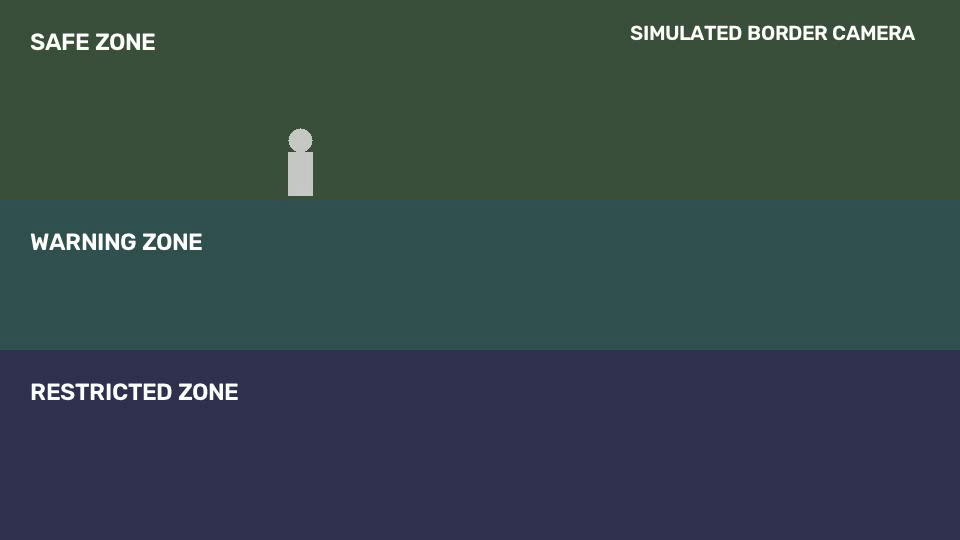
#> input picture frame 30 of data/simulation/sample.mp4, 960 x 540 px
$ python thermal_video.py
#> lines starting #> are read from the running program, lines starting #| are printed output that depends on the picture; after the words box and inside, x2 and y2 are one past the last pixel; in counts of white or black regions, pixels touching at a corner belong together
### src/fusion/thermal_simulator.py
import cv2
import numpy as np


class ThermalSimulator:
    """
    Creates a thermal-like visualization from an RGB frame.

    Important:
        This is NOT real thermal sensing.
        It is a software visualization intended for
        simulation and demonstration purposes.
    """

    def __init__(
        self,
        blur_size: int = 5,
        contrast: float = 1.5,
    ):
        """
        Initialize the thermal simulator.

        Parameters:
            blur_size:
                Size of Gaussian blur kernel.

            contrast:
                Contrast multiplier.
        """
#> in main, frame is the input picture: shape (540, 960, 3); mean B, G, R 73.5, 71, 54.2

        self.blur_size = blur_size
        self.contrast = contrast

    def generate(self, frame):
        """
        Convert an RGB/BGR frame into a thermal-like frame.

        Parameters:
            frame:
                OpenCV BGR frame.

        Returns:
            Thermal-like BGR frame.
        """

        # ----------------------------------------------------
        # Step 1: Convert BGR image to grayscale.
        # ----------------------------------------------------

        grayscale = cv2.cvtColor(
            frame,
            cv2.COLOR_BGR2GRAY,
        )
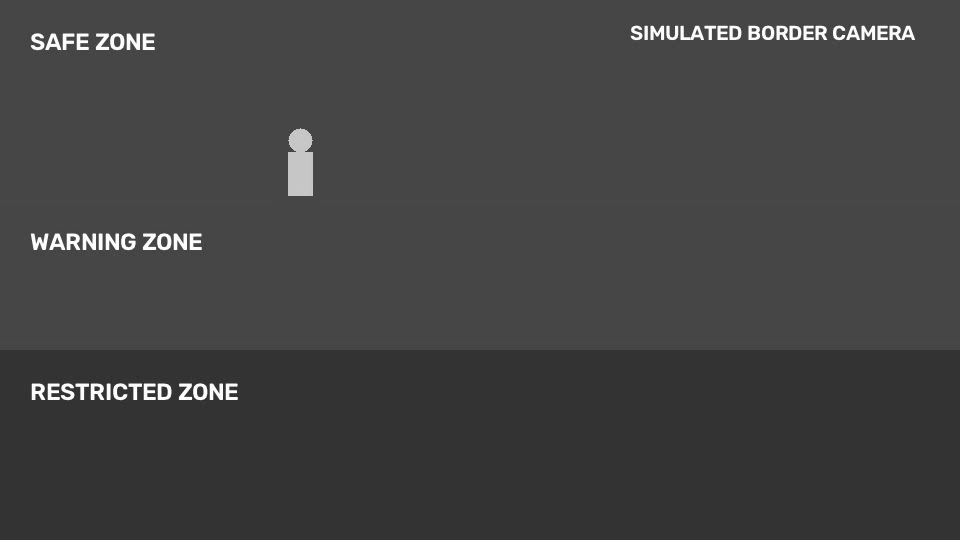
#> grayscale: shape (540, 960); min 43, max 255, mean 66

        # ----------------------------------------------------
        # Step 2: Apply slight blur.
        # ----------------------------------------------------

        if self.blur_size > 1:

            grayscale = cv2.GaussianBlur(
                grayscale,
                (
                    self.blur_size,
                    self.blur_size,
                ),
                0,
            )

        # ----------------------------------------------------
        # Step 3: Improve contrast.
        # ----------------------------------------------------

        enhanced = cv2.convertScaleAbs(
            grayscale,
            alpha=self.contrast,
            beta=0,
        )
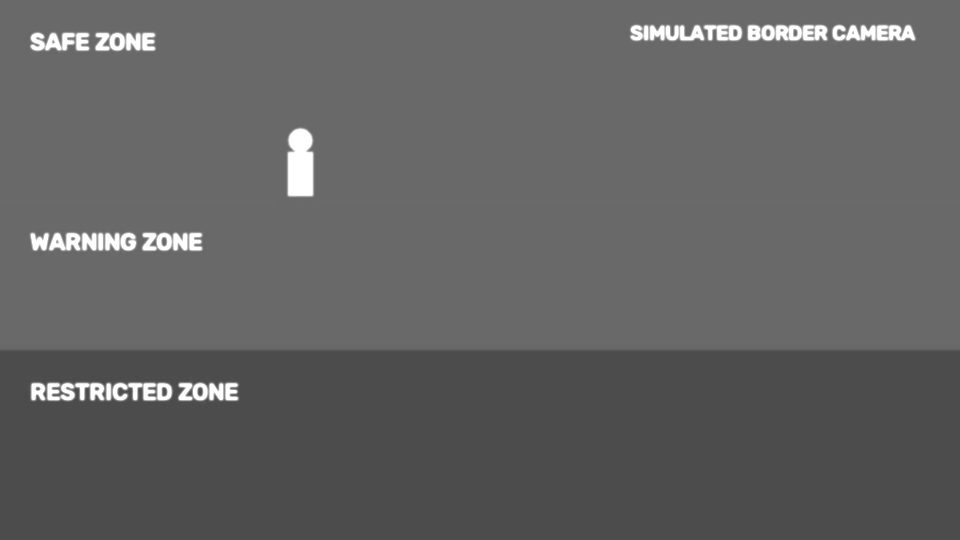
#> enhanced: shape (540, 960); min 72, max 255, mean 98.1

        # ----------------------------------------------------
        # Step 4: Normalize intensity.
        # ----------------------------------------------------

        normalized = cv2.normalize(
            enhanced,
            None,
            0,
            255,
            cv2.NORM_MINMAX,
        )
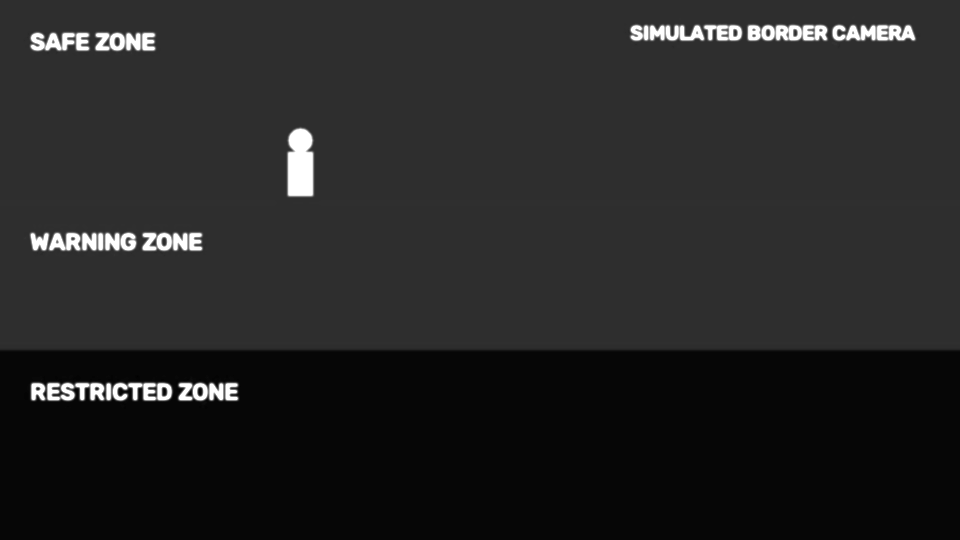
#> normalized: shape (540, 960); min 0, max 255, mean 36.5

        # ----------------------------------------------------
        # Step 5: Apply thermal-style colormap.
        # ----------------------------------------------------

        thermal = cv2.applyColorMap(
            normalized,
            cv2.COLORMAP_INFERNO,
        )
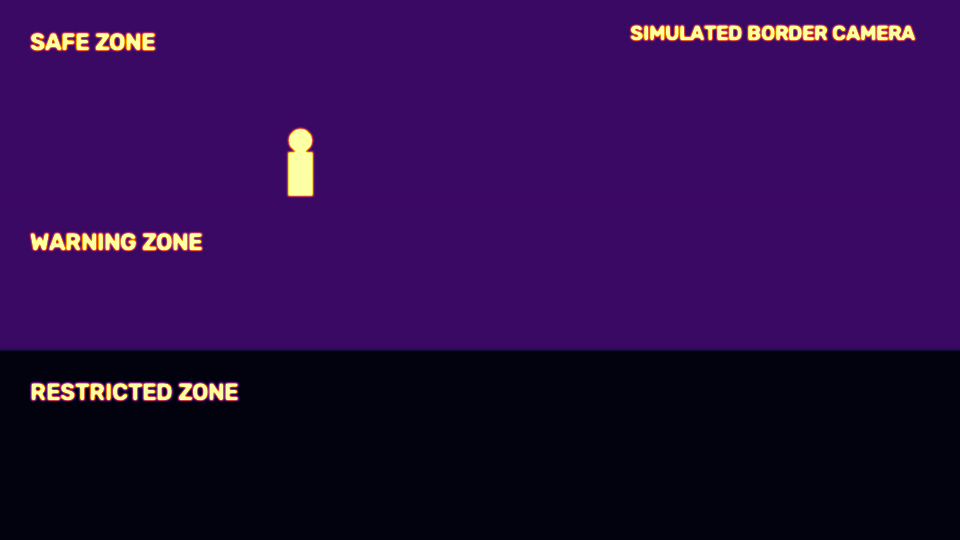
#> thermal: shape (540, 960, 3); mean B, G, R 70.3, 11.1, 42.6

        return thermal

### src/fusion/thermal_video.py
import cv2

from thermal_simulator import ThermalSimulator


VIDEO_PATH = "data/simulation/sample.mp4"


def main():

    print("=" * 60)
    print("      BORDERGUARD AI - THERMAL VIDEO SIMULATION")
    print("=" * 60)

    # --------------------------------------------------------
    # Open RGB video.
    # --------------------------------------------------------

    cap = cv2.VideoCapture(VIDEO_PATH)

    if not cap.isOpened():
        raise RuntimeError(f"Could not open video: {VIDEO_PATH}")

    # --------------------------------------------------------
    # Create thermal simulator.
    # --------------------------------------------------------

    simulator = ThermalSimulator(
        blur_size=5,
        contrast=1.5,
    )

    frame_count = 0

    while True:

        success, frame = cap.read()

        if not success:
            break

        frame_count += 1

        # ----------------------------------------------------
        # Generate thermal-like frame.
        # ----------------------------------------------------

        thermal_frame = simulator.generate(frame)

        # ----------------------------------------------------
        # Add labels.
        # ----------------------------------------------------

        cv2.putText(
            frame,
            "SIMULATED RGB FEED",
            (20, 35),
            cv2.FONT_HERSHEY_SIMPLEX,
            0.8,
            (255, 255, 255),
            2,
        )
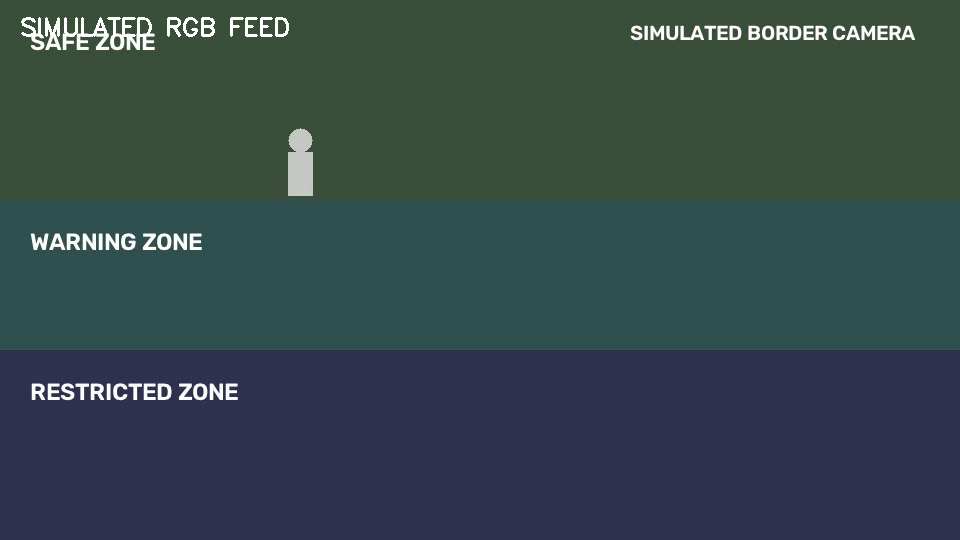
#> frame: shape (540, 960, 3); 0.4% of pixels changed, all inside (x1, y1, x2, y2) = (21, 17, 289, 37)

        cv2.putText(
            thermal_frame,
            "SIMULATED THERMAL FEED",
            (20, 35),
            cv2.FONT_HERSHEY_SIMPLEX,
            0.8,
            (255, 255, 255),
            2,
        )
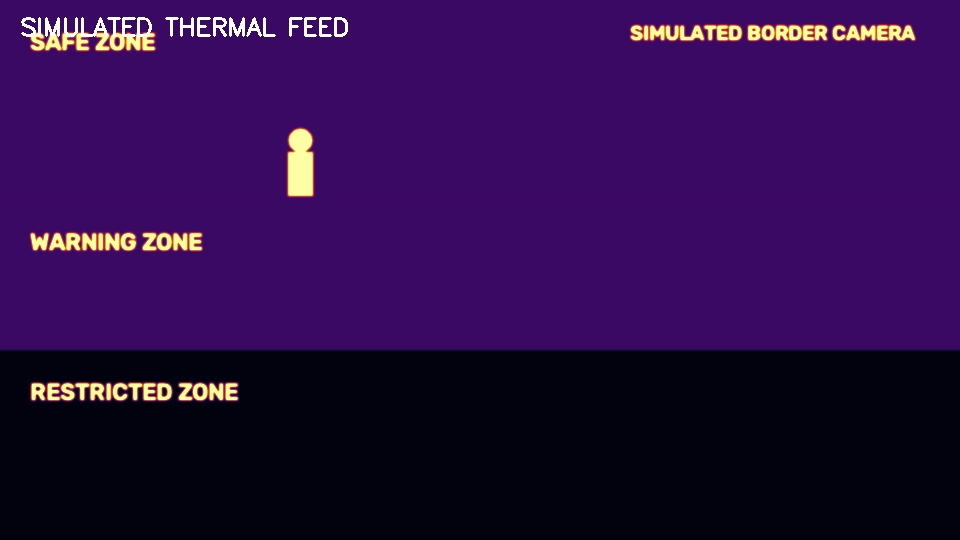
#> thermal_frame: shape (540, 960, 3); 0.49% of pixels changed, all inside (x1, y1, x2, y2) = (21, 17, 348, 37)

        # ----------------------------------------------------
        # Display.
        # ----------------------------------------------------

        cv2.imshow(
            "RGB Feed",
            frame,
        )

        cv2.imshow(
            "Thermal Feed",
            thermal_frame,
        )

        # ----------------------------------------------------
        # Press Q to exit.
        # ----------------------------------------------------

        key = cv2.waitKey(1) & 0xFF
#> (key q is pressed here)

        if key == ord("q"):
            break

    cap.release()

    cv2.destroyAllWindows()

    print("=" * 60)
    print(f"Frames processed: {frame_count}")
    print("Thermal video simulation completed.")
    print("=" * 60)


if __name__ == "__main__":
    main()

$ run again, starting later in the video
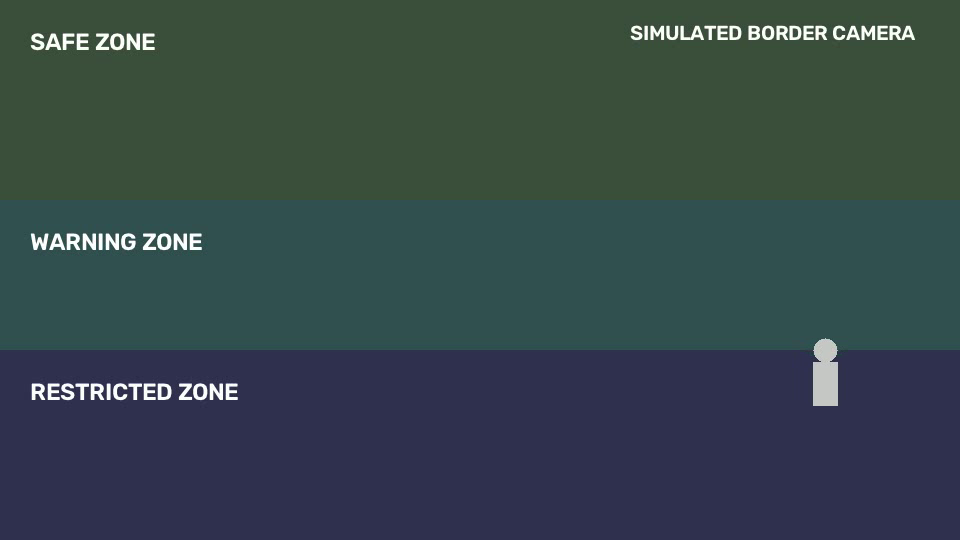
#> input picture frame 135 of data/simulation/sample.mp4, 960 x 540 px
#> in main, frame is the input picture: shape (540, 960, 3); mean B, G, R 73.4, 71, 54.2
#> in generate, `normalized = cv2.normalize( enhanced, None, 0, 255, cv2.NORM_MINMAX, )`:
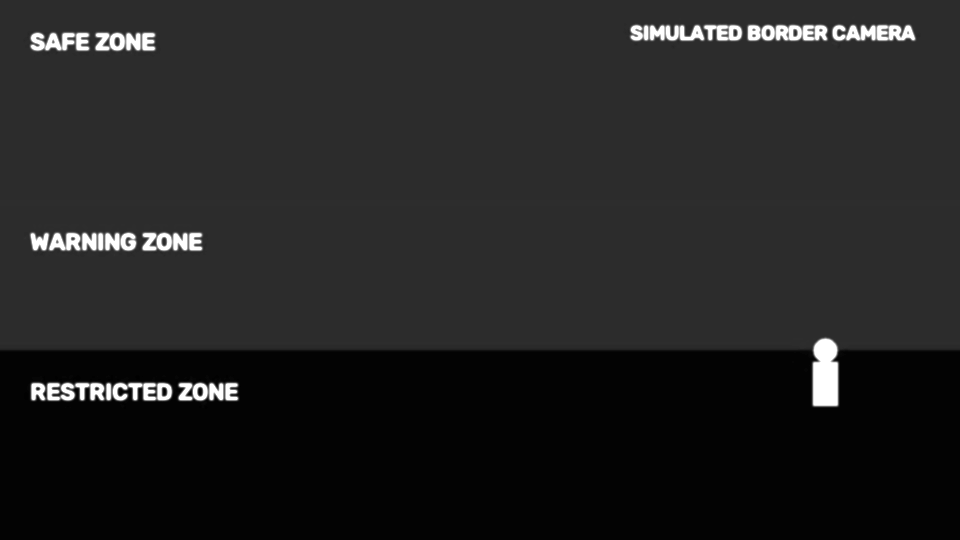
#> normalized: shape (540, 960); min 0, max 255, mean 34.3
#> frame: shape (540, 960, 3); 0.4% of pixels changed, all inside (x1, y1, x2, y2) = (21, 17, 289, 37)
#> in main, `cv2.putText( thermal_frame, "SIMULATED THERMAL FEED", (20, 35), cv2.FO..`:
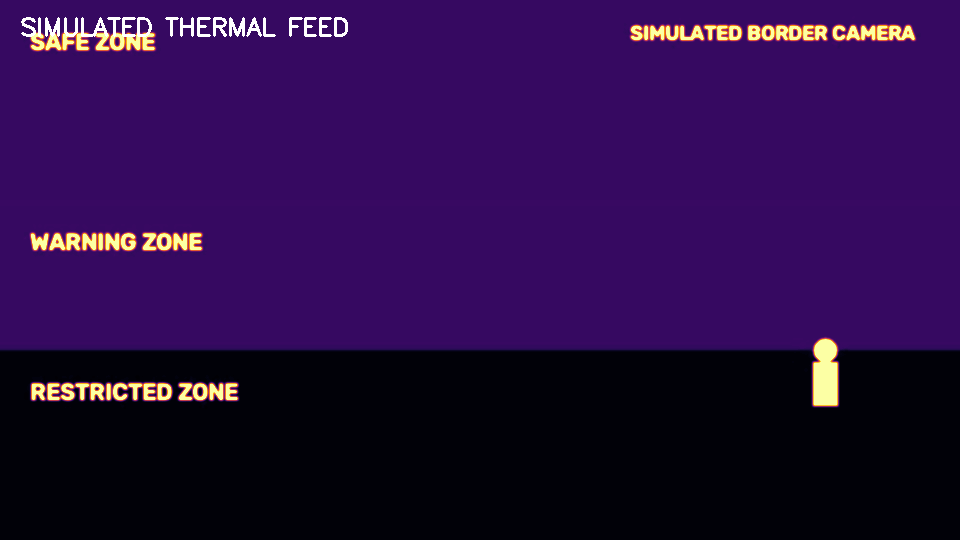
#> thermal_frame: shape (540, 960, 3); mean B, G, R 68, 11.9, 41.3

$ run again, starting later in the video
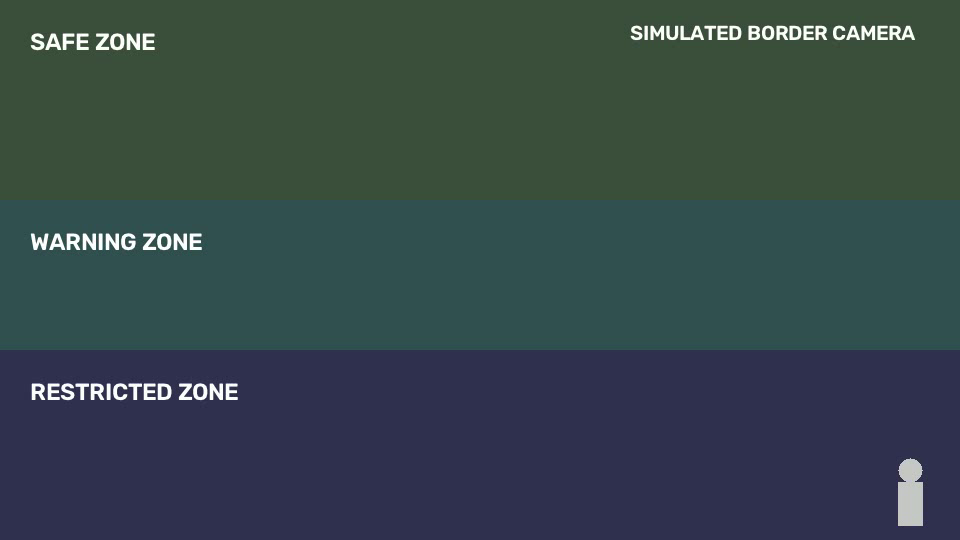
#> input picture frame 240 of data/simulation/sample.mp4, 960 x 540 px
#> in main, frame is the input picture: shape (540, 960, 3); mean B, G, R 73.4, 71.1, 54.2
#> in generate, `normalized = cv2.normalize( enhanced, None, 0, 255, cv2.NORM_MINMAX, )`:
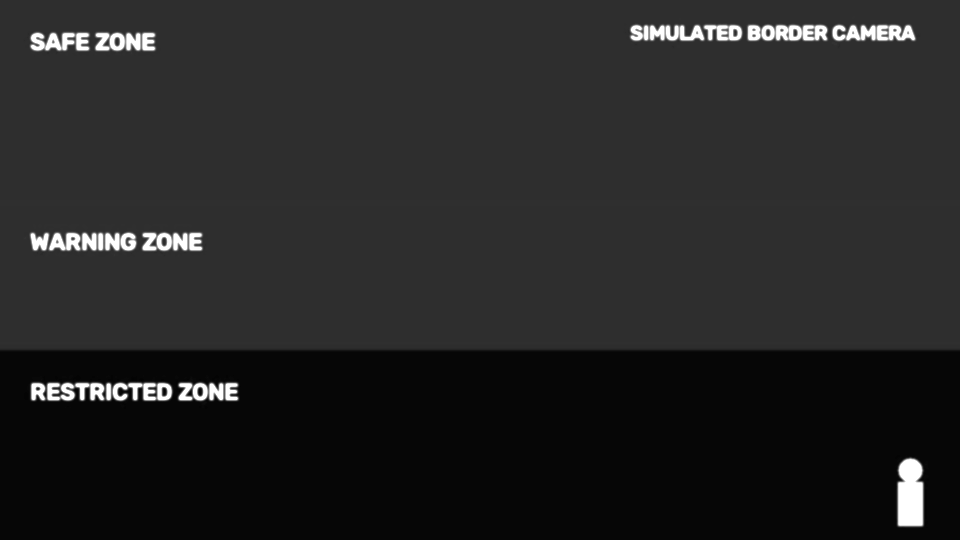
#> normalized: shape (540, 960); min 0, max 255, mean 36.6
#> frame: shape (540, 960, 3); 0.4% of pixels changed, all inside (x1, y1, x2, y2) = (21, 17, 289, 37)
#> in main, `cv2.putText( thermal_frame, "SIMULATED THERMAL FEED", (20, 35), cv2.FO..`:
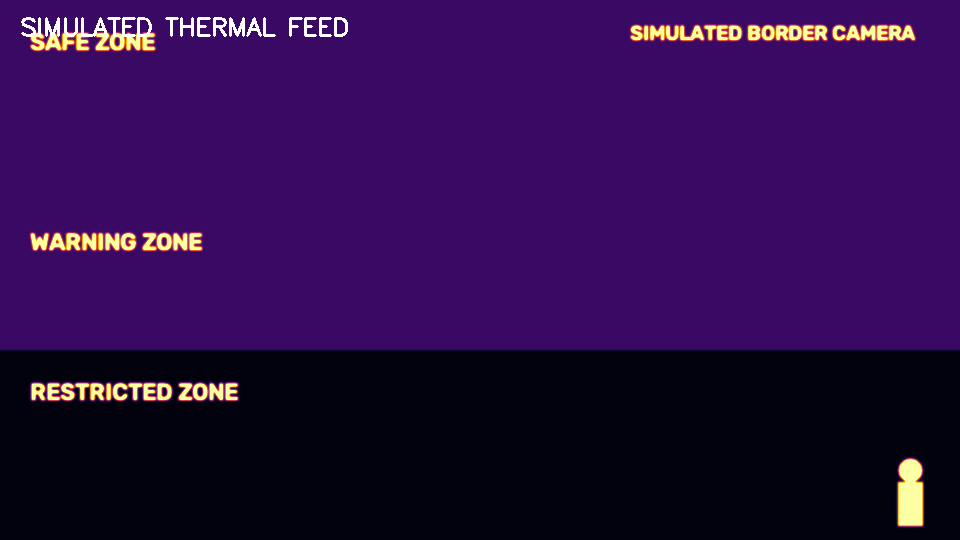
#> thermal_frame: shape (540, 960, 3); mean B, G, R 71.4, 12.3, 43.6
